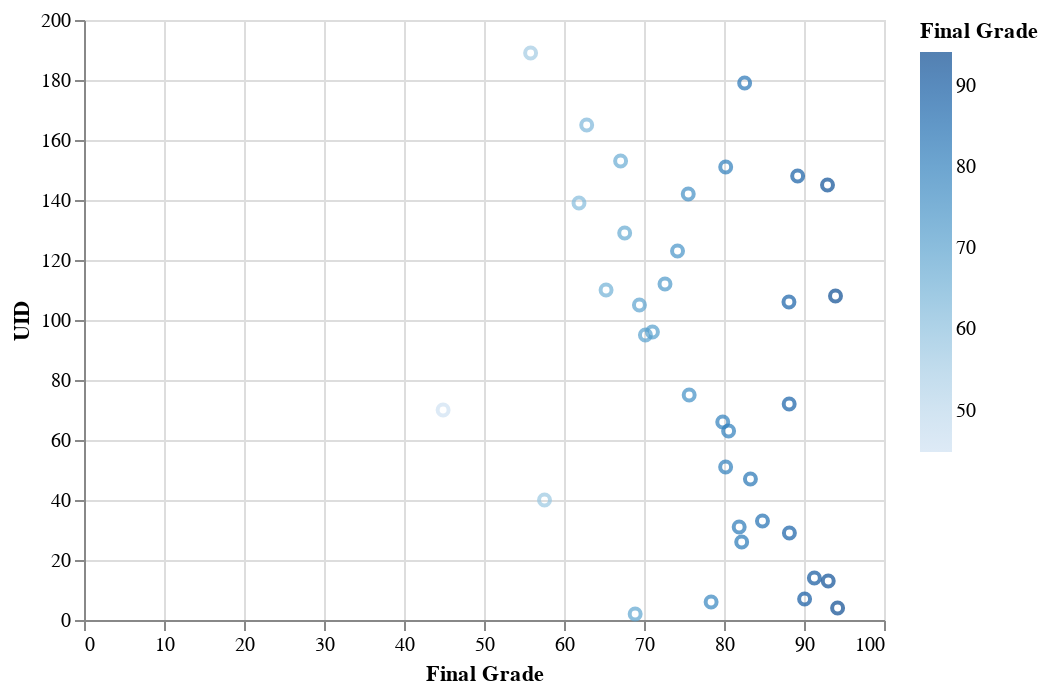

Source (notebook cell):
### Code cell
x = df1()
alt.Chart(x).mark_point().encode(
    x = "Final Grade",
    y = "UID",
    color=alt.Color('Final Grade', legend=alt.Legend(title="Final Grade")),
    tooltip = ["UID", "Final Grade"]
)
